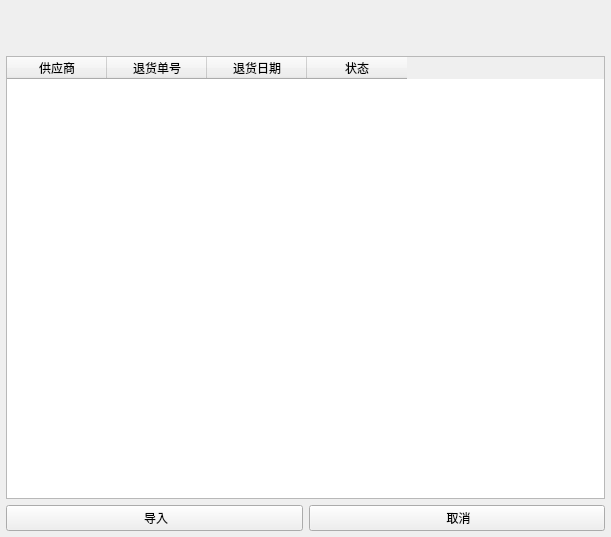
<?xml version="1.0" encoding="UTF-8"?>
<ui version="4.0">
 <class>ImportRetHistory</class>
 <widget class="QWidget" name="ImportRetHistory">
  <property name="geometry">
   <rect>
    <x>0</x>
    <y>0</y>
    <width>611</width>
    <height>537</height>
   </rect>
  </property>
  <property name="windowTitle">
   <string>Form</string>
  </property>
  <layout class="QVBoxLayout" name="verticalLayout_2">
   <property name="leftMargin">
    <number>6</number>
   </property>
   <property name="topMargin">
    <number>6</number>
   </property>
   <property name="rightMargin">
    <number>6</number>
   </property>
   <property name="bottomMargin">
    <number>6</number>
   </property>
   <item>
    <spacer name="horizontalSpacer">
     <property name="orientation">
      <enum>Qt::Horizontal</enum>
     </property>
     <property name="sizeHint" stdset="0">
      <size>
       <width>40</width>
       <height>25</height>
      </size>
     </property>
    </spacer>
   </item>
   <item>
    <spacer name="horizontalSpacer_2">
     <property name="orientation">
      <enum>Qt::Horizontal</enum>
     </property>
     <property name="sizeHint" stdset="0">
      <size>
       <width>40</width>
       <height>25</height>
      </size>
     </property>
    </spacer>
   </item>
   <item>
    <layout class="QVBoxLayout" name="verticalLayout">
     <item>
      <widget class="QTableWidget" name="tableWidgetData">
       <column>
        <property name="text">
         <string>供应商</string>
        </property>
       </column>
       <column>
        <property name="text">
         <string>退货单号</string>
        </property>
       </column>
       <column>
        <property name="text">
         <string>退货日期</string>
        </property>
       </column>
       <column>
        <property name="text">
         <string>状态</string>
        </property>
       </column>
      </widget>
     </item>
     <item>
      <layout class="QHBoxLayout" name="horizontalLayout">
       <item>
        <widget class="QPushButton" name="pushButtonImport">
         <property name="minimumSize">
          <size>
           <width>0</width>
           <height>0</height>
          </size>
         </property>
         <property name="text">
          <string> 导入</string>
         </property>
         <property name="icon">
          <iconset resource="../../../res.qrc">
           <normaloff>:/image/image/确认.png</normaloff>:/image/image/确认.png</iconset>
         </property>
        </widget>
       </item>
       <item>
        <widget class="QPushButton" name="pushButtonCancel">
         <property name="text">
          <string> 取消</string>
         </property>
         <property name="icon">
          <iconset resource="../../../res.qrc">
           <normaloff>:/image/image/cancel.png</normaloff>:/image/image/cancel.png</iconset>
         </property>
        </widget>
       </item>
      </layout>
     </item>
    </layout>
   </item>
  </layout>
 </widget>
 <resources>
  <include location="../../../res.qrc"/>
 </resources>
 <connections/>
</ui>
